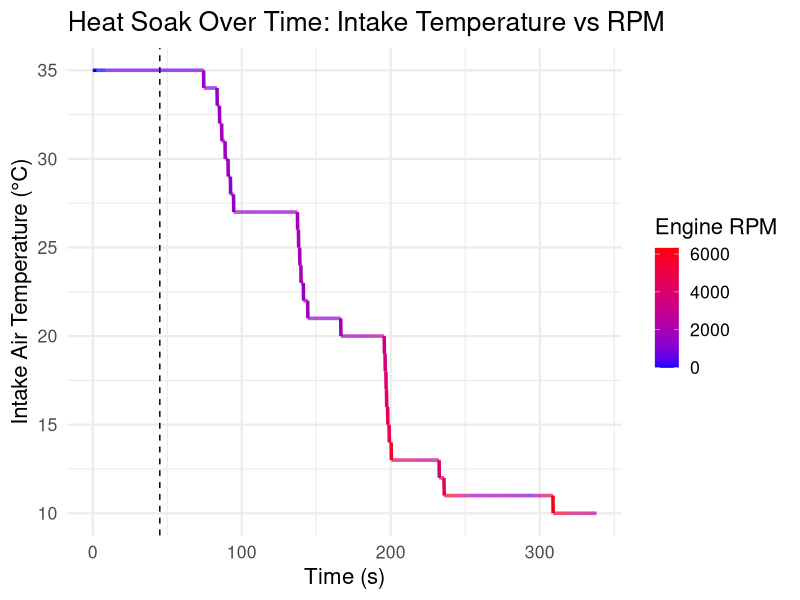
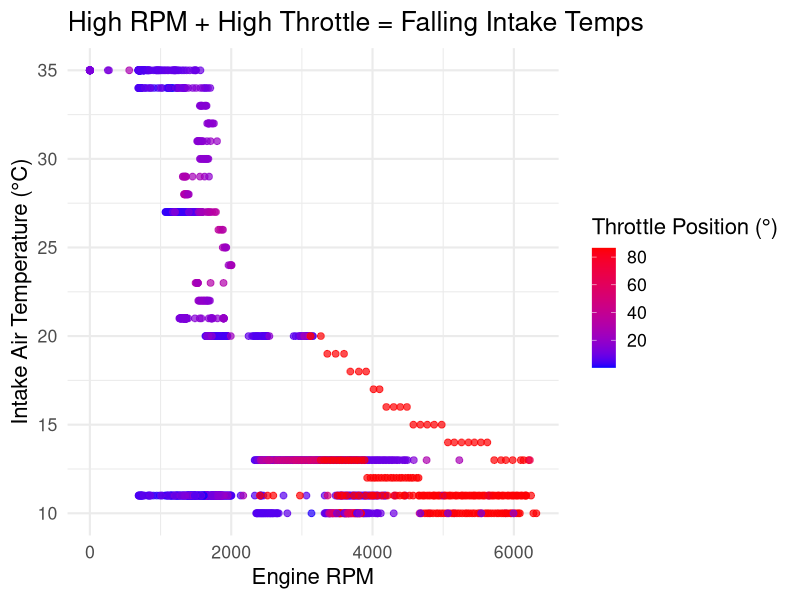
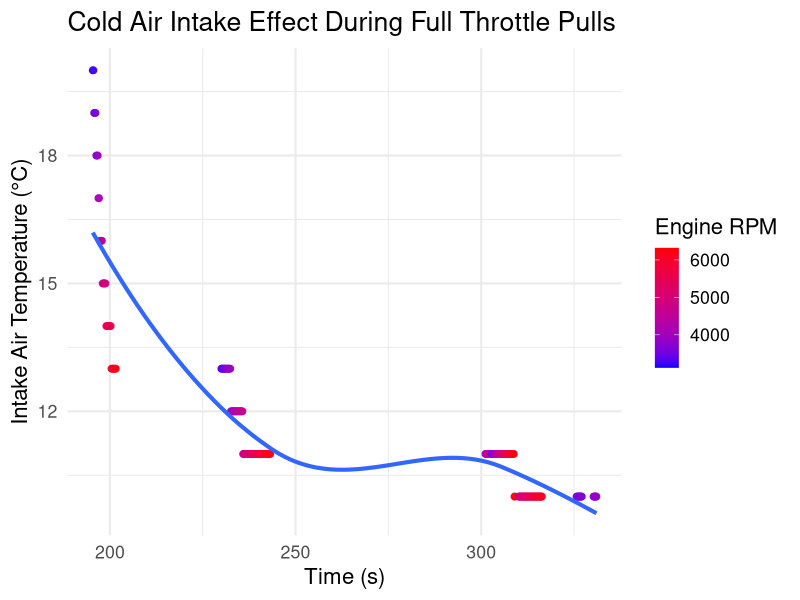

These charts were generated, in order, by the following R code:
library(ggplot2)
library(dplyr)

# Convert time to seconds
log_data <- read.csv("log-02-23-Copy.csv")

log_data_renamed <- log_data %>%
  rename(
    Intake_Temp = `Intake.Air.Temperature..C.`,
    Engine_Load = `Engine.Load....`,
    Throttle    = `Electronic.throttle.control.actual..deg.`,
    RPM         = `Engine.speed..RPM.`
  ) %>%
  mutate(Time_s = Time / 1000)

# Plot intake temp over time, color = RPM
ggplot(log_data_renamed, aes(x = Time_s, y = Intake_Temp, color = RPM)) +
  geom_line(linewidth = 1.2) + 
  geom_vline(xintercept = 45, linetype = "dashed", color = "black") + 
  annotate("text", x = 50, y = max(log_data_renamed$Intake_Temp), label = "Heat Soak Begins ?", hjust = 5) +
  scale_color_gradient(low = "blue", high = "red") +
  labs(
    title = "Heat Soak Over Time: Intake Temperature vs RPM",
    x = "Time (s)",
    y = "Intake Air Temperature (°C)",
    color = "Engine RPM"
  ) +
  
  theme_minimal(base_size = 16)

# Plot intake temp vs rpm, color = Throttle
ggplot(log_data_renamed, aes(x = RPM, y = Intake_Temp, color = Throttle)) +
  geom_point(alpha = 0.7, size = 2) +
  scale_color_gradient(low = "blue", high = "red") +
  labs(
    title = "High RPM + High Throttle = Falling Intake Temps",
    x = "Engine RPM",
    y = "Intake Air Temperature (°C)",
    color = "Throttle Position (°)"
  ) +
  theme_minimal(base_size = 16)

cai_data <- log_data_renamed %>%
  filter(Throttle > 80, RPM > 3000) %>%
  mutate(Time_s = Time / 1000)

# Plot: Intake Temp over Time, colored by RPM or Speed
ggplot(cai_data, aes(x = Time_s, y = Intake_Temp, color = RPM)) +
  geom_point(size = 2, alpha = 0.8) +
  geom_smooth(method = "loess", se = FALSE, linewidth = 1.4) +
  scale_color_gradient(low = "blue", high = "red") +
  labs(
    title = "Cold Air Intake Effect During Full Throttle Pulls",
    x = "Time (s)",
    y = "Intake Air Temperature (°C)",
    color = "Engine RPM"
  ) +
  theme_minimal(base_size = 16)
